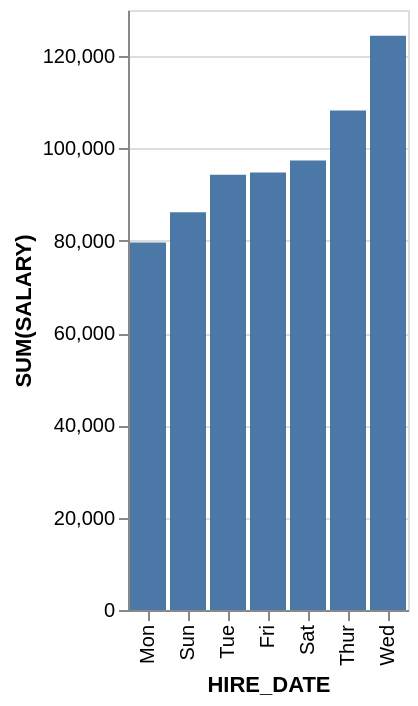

Describe this chart as a Vega-Lite specification.
### Vega-Lite specification from a JSON file in a GitHub repository (floating-point values rounded to 4 significant figures)
{"data": {"values": [{"x_data": "Mon", "y_data": 79600}, {"x_data": "Sun", "y_data": 86200}, {"x_data": "Tue", "y_data": 94300}, {"x_data": "Fri", "y_data": 94800}, {"x_data": "Sat", "y_data": 97400}, {"x_data": "Thur", "y_data": 108200}, {"x_data": "Wed", "y_data": 124400}]}, "mark": "bar", "encoding": {"x": {"field": "x_data", "type": "nominal", "title": "HIRE_DATE", "sort": {"op": "sum", "field": "y_data", "order": "ascending"}}, "y": {"field": "y_data", "type": "quantitative", "title": "SUM(SALARY)"}}}
